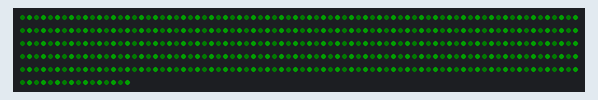
A sketch run on a simulated Arduino Uno, built with avr-gcc and run on an emulated ATmega328P. Shown: 416 RGB LEDs in strip order, left to right, continuing on the next row. Dim RGB values are drawn brighter than linear.

Above: at 13.7 s.
At 40.9 s:
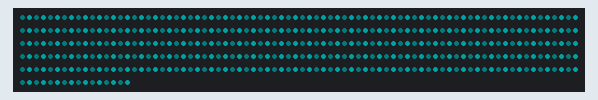
At 54.5 s:
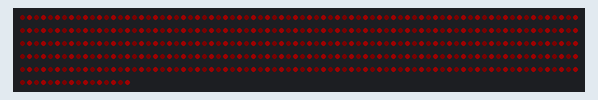
At 68.1 s:
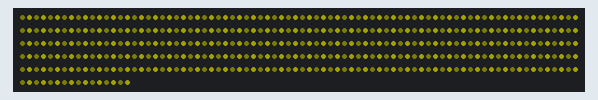
At 95.3 s:
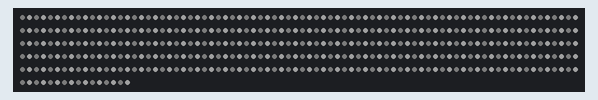
At 122.5 s:
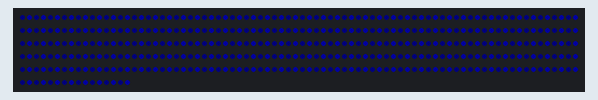

The sketch:

LedGoBrrr.ino
```cpp
#include <FastLED.h>
#define LED_PIN     7
#define NUM_LEDS    416
#define NUM_COLORS  7

CRGB leds[NUM_LEDS];

int color = 0;

void setup() {
  FastLED.addLeds<WS2812, LED_PIN, GRB>(leds, NUM_LEDS);\
  FastLED.setBrightness(31);
}
void loop() {
  /*
  for (int i = 0; i <= NUM_LEDS; i++)
  {
    leds[i] = CRGB((i*16)-1, (i*16)-1, (i*16)-1);
    FastLED.show();
  }
  delay(40);
  shiftArray();
  */

/*
  for (int i = 0; i <= NUM_LEDS; i++)
  {
    int a = (i*4)-1;
    if (a == -1) a = 0;
    leds[i] = CRGB(a, a, a);
    FastLED.show();
  }
  */

  old();

}

void old()
{
    for (int i = 0; i <= NUM_LEDS-1; i++) {
    if (i % 2 == 0)
      leds[i] = getColor(225);
    else
      leds[i] = getColor(0);
    FastLED.show();
    //delay(0);
  }
  nextColor();
  for (int i = NUM_LEDS-1; i >= 0; i--) {
    if (i % 2 == 0)
      leds[i] = getColor(225);
    else
      leds[i] = getColor(0);
    FastLED.show();
    //delay(40);
  }
  nextColor();
}

void shiftArray()
{
  for (int i = NUM_LEDS-1; i > 0; i--)
  {
    leds[i] = leds[i-1];
    FastLED.show();
  }
}

CRGB getColor(int shift)
{
  int val = 255-shift;
  switch (color)
  {
    case 0:
      return CRGB(val, 0, 0);
    case 1:
      return CRGB(0, val, 0);
    case 2:
      return CRGB(val, val, 0);
    case 3:
      return CRGB(0, 0, val);
    case 4:
      return CRGB(val, 0, val);
    case 5:
      return CRGB(0, val, val);
    case 6:
      return CRGB(val, val, val);
  }
  return CRGB(0, 0, 0);
}
void nextColor()
{
  if (color+1 == NUM_COLORS)
  {
    color = 0;
  }
  else
  {
    color++;
  }
}
```

Measured:
- what the display in image 1 shows lasts 13.6 s, from 40.8 s to 54.4 s
